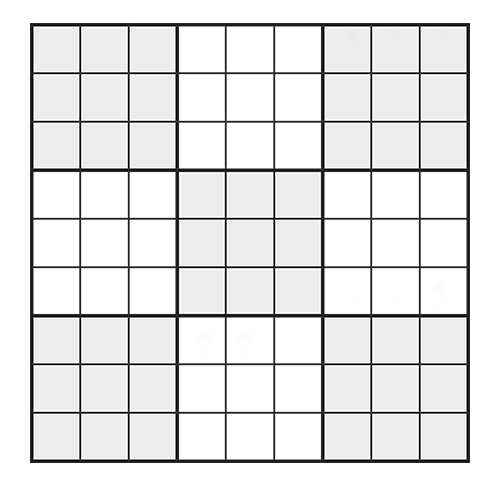
#> input picture images/sudoku_empty.jpg, 500 x 500 px
$ python -i processing.py   (imports and definitions only)
#> lines starting #> are read from the running program, lines starting #| are printed output that depends on the picture; after the words box and inside, x2 and y2 are one past the last pixel; in counts of white or black regions, pixels touching at a corner belong together
from typing import List, Tuple

import cv2 as cv
import numpy as np

from sudoku import Sudoku

# [86 lines left out: functions preprocessing, _count_children, _sort_corners, _extract_sudoku_square, find_sudoku_square, not called in this run]

def _compute_cell_border_mask(cell: cv.typing.MatLike) -> cv.typing.MatLike:
    """Create mask of cell borders.

    Args:
        cell (cv.typing.MatLike): Cell with borders

    Returns:
        cv.typing.MatLike: Mask where borders have value 0 (or near to zero)
    """
    contours, _ = cv.findContours(cell, cv.RETR_CCOMP, cv.CHAIN_APPROX_SIMPLE)
    if contours:
        s = max(contours, key=cv.contourArea)
        mask = np.zeros(cell.shape, dtype="uint8")
        mask = cv.drawContours(mask, [s], -1, 255, -1)
        # Erode to avoid artifacts when subtracting the mask
        return cv.erode(mask, cv.getStructuringElement(cv.MORPH_RECT,(7,7)), iterations=1)
    return cell

def _remove_cell_borders(cell: cv.typing.MatLike) -> cv.typing.MatLike:
    """Remove border artifacts on edges of the cell.

    Args:
        cell (cv.typing.MatLike): Cell with border

    Returns:
        cv.typing.MatLike: Cell with removed border
    """
    inverted_cell = 255 - cell
    mask = _compute_cell_border_mask(cell)
    cell = cv.bitwise_and(inverted_cell, mask)
    cell = cv.medianBlur(cell, 5)
    _, cell = cv.threshold(cell,127,255,cv.THRESH_BINARY)
    return cell

def extract_cells(img: cv.typing.MatLike) -> List[cv.typing.MatLike]:
    """Extract single cells of Sudoku square.

    Args:
        img (cv.typing.MatLike): Image of Sudoku square

    Returns:
        List[cv.typing.MatLike]: List of cell image patches
    """
    height, width = img.shape
#> height = 500; width = 500
    cell_height, cell_width = height // 9, width // 9
#> cell_height = 55; cell_width = 55
    cells = []
    for i in range(0, height-cell_height, cell_height):
        for j in range(0, width-cell_width, cell_width):
            cell = img[i:i+cell_height, j:j+cell_width]
            cell = _remove_cell_borders(cell)
            cells.append(cv.resize(cell, (28,28)))
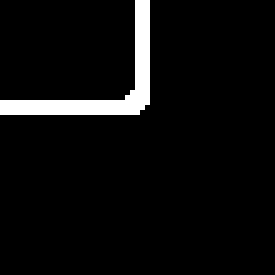
#> cell: shape (55, 55) (shown 5 times larger); 5% white; 1 white region, box (x1, y1, x2, y2) and area: (0, 0, 30, 23) 150
#> after the loop, cells = 81 items
    return np.array(cells).astype(np.float32) / 255.

# [45 lines left out: functions blend_images, draw_digits, not called in this run]


>>> import cv2
>>> picture = cv2.imread('images/sudoku_empty.jpg', cv2.IMREAD_GRAYSCALE)
>>> result = extract_cells(picture)

$ run again, on images/sudoku_test.jpg
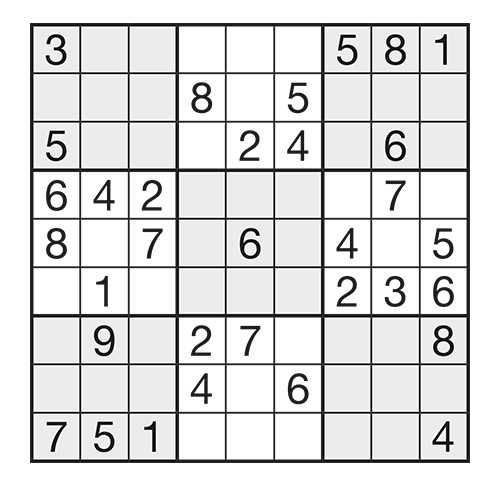
#> input picture images/sudoku_test.jpg, 500 x 500 px
#> after the loop in extract_cells, `for i in range(0, height-cell_height, cell_height):`:
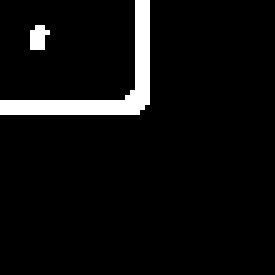
#> cell: shape (55, 55) (shown 5 times larger); 5.5% white; 2 white regions (1 under 20 px), largest, box (x1, y1, x2, y2) and area: (0, 0, 30, 23) 150
#> after the loop in extract_cells, `for i in range(0, height-cell_height, cell_height):`: cells = 81 items
